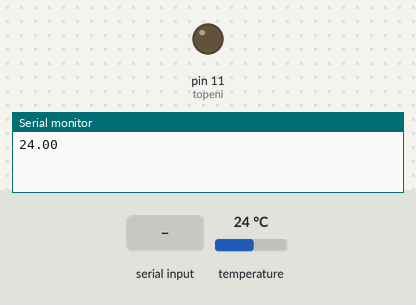
Simulated run of this sketch. Board: Arduino Uno, built with avr-gcc and run on an emulated ATmega328P. Shown: output pins drawn as LEDs (lit = HIGH), the last lines printed to the serial monitor. The test bench sets the inputs (shaded band); at power-on: temperature 24 °C.

Above: at 1.2 s.
1.3 s: "30,150\n" received over Serial
At 8.3 s:
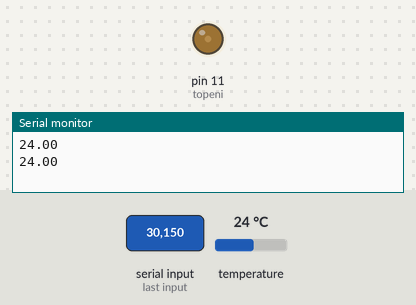
9.0 s: temperature set to 12 °C
At 13.7 s:
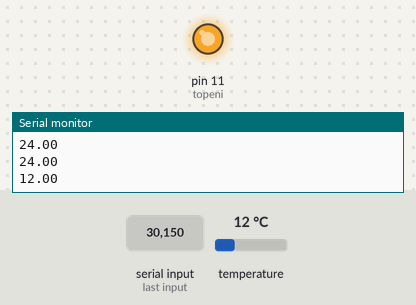
14.8 s: temperature set to 19 °C
At 20.2 s:
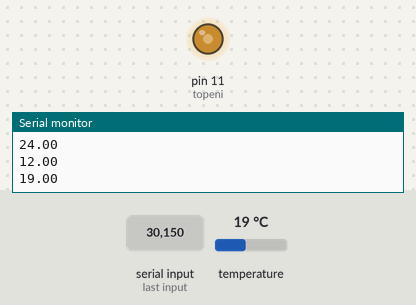
20.5 s: "70\n" received over Serial
At 26.8 s:
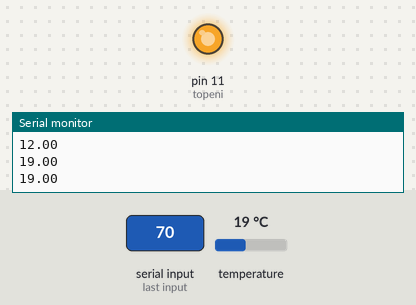
Timing chart, 0 to 28.3 s (numbered marks = the images above; inputs shaded):
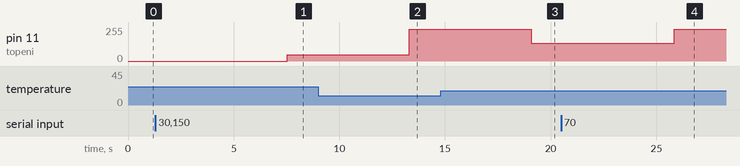

The sketch:

27_regulator_serial_input_output.ino
```cpp
#define topeni 11                  //nastavenie pinu pre pwm spinanie tranzistorov pre hod.prudu 0-255
#include <OneWire.h>               // pripojenie knižnice
#include <DallasTemperature.h>
/****************************************************************************************************************/
String receivedChar;               //premenna pre serial komunikaciu
float  hodnota;
float  nastavena_teplota;
float data;                         //premenna pre od4itanu hodnotu z teplomera
float namerana_teplota=0;           //aktualne namerana teplota
float hodnota_prudu;
float pwm_f;
byte  pwm_b;
float  pwm;
float u_max=4.8;
float u_str=0;
float kp_max=0;
float kp;
float u;
float konstanta;
float konstanta2;
float k3;
const int pinCidlaDS = 12;               // nastavení čísla vstupního pinu
OneWire oneWireDS(pinCidlaDS);           // vytvorenie inštancie oneWireDS z knihovny OneWire
DallasTemperature senzoryDS(&oneWireDS); // vytvorenie inštancie senzoryDS z knihovny DallasTemperature
float sygma=0;
/**************************************************************************************************************/

void setup()
{
pinMode(topeni,OUTPUT);            //pin 11 nastav na vystup pre spinanie teplotnych telies
analogWrite(topeni,0);             //nastav pwm teplotnych telies na 0 hodnotu
Serial.begin(9600);                //prenosova rychlost komunikacie
senzoryDS.begin();                 // zapnutie komunikacie knihovny s teplotným čidlom
}

/************************************************************************************************************/

float zmeraj_teplotu()             //funkcia pre zmeranie teploty //teplomer Ds18b20
{
 //  pomocou zmeny čísla v zátvorke (0) - poradie podľa unikátny adresy
 // na jeden pin môžeme postupne načítať všetky teploty
 // výpis teploty na sériovú linku, pri pripojení viac snímačovčidel
 // načítanie informácií zo všetkých pripojených snímačov na danom pinu
 //Serial.print(senzoryDS.getTempCByIndex(0));
 //Serial.println(" stupnu Celsia");

  senzoryDS.requestTemperatures();
   data= senzoryDS.getTempCByIndex(0);
  return (data);
 }

/***********************************************************************************************************/
float recvOneString() {             //seriova komunikacia matalb prijimanie dat
 if (Serial.available() > 0)
 {
   receivedChar =Serial.readString();
   hodnota=receivedChar.toFloat();
 }
 return (hodnota);
}
/**************************************************************************************************/

void loop()
{
nastavena_teplota= recvOneString();         //nastav hodnotu pozadovanej  teploty
namerana_teplota=zmeraj_teplotu();          //zmeraj teplotu

//nastavenie sygma pre rozne teploty
  if (nastavena_teplota<30) {sygma=0.4;konstanta=0.6;konstanta2=0.2;}
else if (nastavena_teplota>=30&&nastavena_teplota<35) {sygma=0.3;konstanta=0.8;konstanta2=0.3;}
else if (nastavena_teplota>=35&&nastavena_teplota<45) {sygma=0.3;konstanta=1.1;konstanta2=0.35;}
else if (nastavena_teplota>=45&&nastavena_teplota<55) {sygma=0.2;konstanta=1;konstanta2=0.6;}
else if (nastavena_teplota>=55&&nastavena_teplota<65) {sygma=0.2;konstanta=1;konstanta2=0.6;}
else if (nastavena_teplota>=65&&nastavena_teplota<=70) {sygma=0.1;konstanta=1.5;konstanta2=1;k3=0;}
else nastavena_teplota=0;

//vypočet hodnoty prudu,pwm a konstat
hodnota_prudu=( (1.32/45)*(namerana_teplota-25) )+0.18;       //aktualna hodnota prudu
kp_max=u_max/( (1.32/45)*(nastavena_teplota-25) +0.18 );       //vypocet kp max penalizace
kp=1+ (1- ((nastavena_teplota-namerana_teplota)/nastavena_teplota ) *(1/sygma) )*(kp_max-1);
u=u_max/kp;

//vypočet hodnoty pwm
pwm_f=( (70/1.32)*(u-0.18) )+10;    //datovy typ float
pwm_b=pwm_f;                      // datovy typ bute-cele čislo ,pretypovanie
pwm=pwm_f-pwm_b;

                                 //zaokruhlenie byte
if (pwm>=0.5) {
  pwm_b=pwm_b+1;
  }

//zapni -vypni telesa,pracuj z nastavenou hodnotou pwm pomocou penalizačnej konštanty
if ((namerana_teplota<nastavena_teplota-konstanta)) analogWrite(topeni,pwm_b);
else if ((namerana_teplota>=nastavena_teplota-konstanta&&namerana_teplota<nastavena_teplota-konstanta2)) analogWrite(topeni,0);
else if ((namerana_teplota>=nastavena_teplota-konstanta2&&namerana_teplota<nastavena_teplota)) analogWrite(topeni,pwm_b);
else if ((nastavena_teplota==70&&namerana_teplota<=nastavena_teplota)) analogWrite(topeni,pwm_b);
else   analogWrite(topeni, 0);

//pošli data do pc
Serial.println(namerana_teplota);   // posielanie dat do guide
delay(5000);                        //čakaj 5s

}                                   //end a znova na štart
```

Measured:
- after the input at 1.3 s, pin 11 (topeni): 0/255 → 46/255 after 6.2 s
- after the input at 9.0 s, pin 11 (topeni): 46/255 → 237/255 after 4.3 s
- after the input at 14.8 s, pin 11 (topeni): 237/255 → 132/255 after 4.3 s
- after the input at 20.5 s, pin 11 (topeni): 132/255 → 237/255 after 5.3 s
